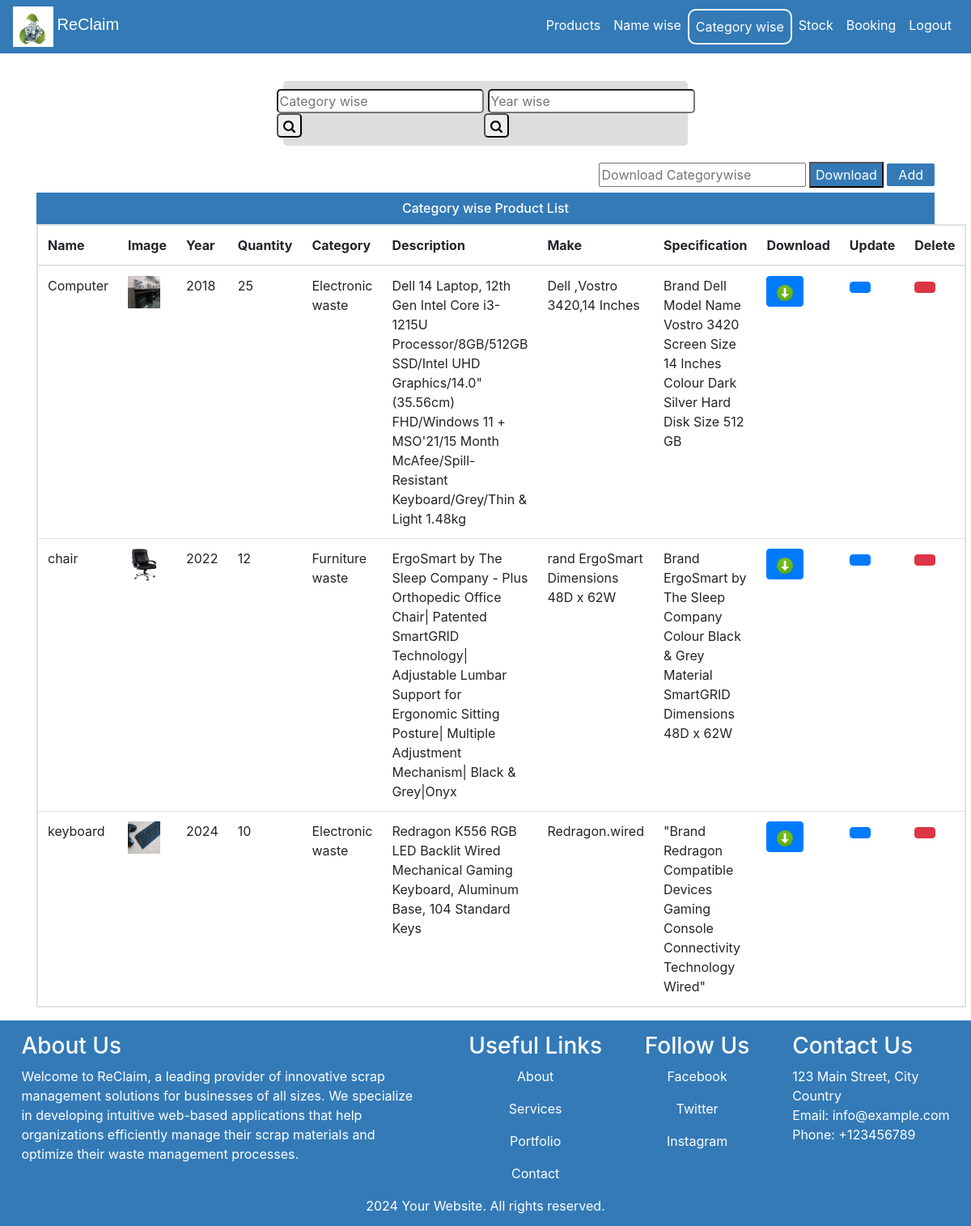
Screenshot of /cseller-home (signed in) with the database file from the repository.
### ecom/models.py (models this page shows, shortened)
class Product(models.Model):
	STATUS =(
        ('Electronic waste','Electronic waste'),
        ('Furniture waste','Furniture waste'),
        ('Paper waste','Paper waste'),
		)
	name=models.CharField(max_length=40)
	user_id=models.CharField(max_length=40)
	product_image= models.ImageField(upload_to='product_image/',null=True,blank=True)
	price = models.PositiveIntegerField()
	quantity = models.PositiveIntegerField()
	description=models.CharField(max_length=300)
	year = models.CharField(max_length=5,null=True)
	make = models.CharField(max_length=50,null=True)
	spec=models.CharField(max_length=100,null=True)
	cat=models.CharField(max_length=50,null=True,choices=STATUS)

### ecom/views.py (the view)
# urls.py: path('cseller-home', views.cseller_home_view,name='cseller-home'),
@login_required(login_url='sellerlogin')
@user_passes_test(is_seller)
def cseller_home_view(request):
    products=models.Product.objects.all().filter(user_id = request.user.id)
    if 'product_ids' in request.COOKIES:
        product_ids = request.COOKIES['product_ids']
        counter=product_ids.split('|')
        product_count_in_cart=len(set(counter))
    else:
        product_count_in_cart=0
    return render(request,'ecom/csseller_products.html',{'products':products})

### ecom/views.py (called while the page is built)
def is_seller(user):
    return user.groups.filter(name='SELLER').exists()

### templates/ecom/csseller_products.html (shortened to what this page needs)
<!DOCTYPE html>
{% load static %}
<html lang="en">
  <head>
    <link
      rel="stylesheet"
      href="https://stackpath.bootstrapcdn.com/bootstrap/4.3.1/css/bootstrap.min.css"
    />
    <link
      rel="stylesheet"
      href="https://maxcdn.bootstrapcdn.com/font-awesome/4.7.0/css/font-awesome.min.css"
    />
  </head>
  <body>
    <div class="bs-example">
      <div
        class="navbar navbar-expand-md navbar-dark fixed-top"
        style="background: #337ab7"
      >
        <div>
          <img
            style="width: 50px; height: 50px;"
            src="../../static/images/header.jpeg"
            alt=""
          />
          <a href="/" class="navbar-brand">ReClaim</a>
        </div>
        <div
          class="collapse navbar-collapse"
          id="navbarCollapse"
          style="display: flex; justify-content: right"
        >
          <div class="navbar-nav">
            <a
              href="/seller-products"
              style="color: white"
              class="nav-item nav-link"
              >Products</a
            >
            <a
              href="/seller-home"
              style="color: white"
              class="nav-item nav-link"
              >Name wise</a
            >
            <a
              id="categorywise"
              href="/cseller-home"
              style="color: white"
              class="nav-item nav-link"
              >Category wise</a
            >
            <a
              href="/seller-stocks"
              style="color: white"
              class="nav-item nav-link"
              >Stock</a
            >
            <a
              href="/seller-view-booking"
              style="color: white"
              class="nav-item nav-link"
              >Booking</a
            >
            <a style="color: white" class="nav-item nav-link" href="slogout"
              >Logout</a
            >
          </div>
        </div>
      </div>
      {% block content %}
      <div style="margin-top: 100px; min-height: 86vh">
        <div
          style="
            display: flex;
            width: 500px;
            margin: 0px auto;
            padding: 20px;
            padding: 10px 0px;
            background-color: #dddddd;
            border-radius: 5px;
            justify-content: center;
          "
        >
          <form action="/scsearch" method="get">
            <input
              class="navbar-input col-xs-11"
              type="search"
              style="border-radius: 5px"
              placeholder="Category wise"
              name="query"
              id="query"
            />
            <button
              style="border-radius: 5px"
              class="navbar-button col-xs-1"
              type="submit"
            >
            </button>
          </form>
          <form action="/dsearch" method="get">
            <input
              class="navbar-input col-xs-11"
              type="search"
              style="border-radius: 5px; margin-left: 5px"
              placeholder="Year wise"
              name="query"
              id="query"
            />
            <button
              style="border-radius: 5px"
              class="navbar-button col-xs-1"
              type="submit"
            >
            </button>
          </form>
        </div>
        <div style="margin-top: 20px" class="container">
          <div class="panel panel-primary">
            <form
              style="text-align: right; margin: 6px 0px"
              name="myform"
              action="/download-catwise"
              method="get"
            >
              <input
                type="text"
                placeholder="Download Categorywise"
                name="query"
                id="query"
              />
              <button
                style="
                  padding: 2px 6px;
                  color: white;
                  background-color: #337ab7;
                "
                class="navbar-button col-xs-1"
                type="submit"
              >
                Download
              </button>
              <a
                style="
                  padding: 4px 14px;
                  border-radius: 2px;
                  color: white;
                  border-color: #337ab7;
                  outline-color: #337ab7;
                  background-color: #337ab7;
                "
                href="/seller-add-product"
                class=""
              >
                Add
              </a>
            </form>
            <div class="panel-heading">
              <h6
                style="
                  text-align: center;
                  background-color: #337ab7;
                  color: white;
                  padding: 10px 0px;
                "
                class="panel-title"
              >
                Category wise Product List
              </h6>
            </div>
            <table
              class="table table-hover"
              style="border: 2px solid #dee2e6; margin-top: -8px"
              id="dev-table"
            >
              <thead>
                <tr>
                  <th>Name</th>
                  <th>Image</th>
                  <th>Year</th>
                  <th>Quantity</th>
                  <th>Category</th>
                  <th>Description</th>
                  <th>Make</th>
                  <th>Specification</th>
                  <th>Download</th>
                  <th>Update</th>
                  <th>Delete</th>
                </tr>
              </thead>
              {% for p in products %} {% if p %}
              <tr>
                <td>{{p.name}}</td>
                <td>
                  <img
                    src="{% static p.product_image.url %}"
                    alt="Profile Pic"
                    height="40px"
                    width="40px"
                  />
                </td>
                <td>{{p.year}}</td>
                <td>{{p.quantity}}</td>
                <td>{{p.cat}}</td>
                <td>{{p.description}}</td>
                <td>{{p.make}}</td>
                <td>{{p.spec}}</td>
                <td>
                  <a
                    class="btn btn-primary btn-xs"
                    href="{% url 'ndownload' p.id  %}"
                    ><img src="static/images/1.jpg" height="20px" width="20px"
                  /></a>
                </td>
                <td>
                  <a
                    class="btn btn-primary btn-xs"
                    href="{% url 'supdate-product' p.id  %}"
                    ></a>
                </td>
                <td>
                  <a
                    class="btn btn-danger btn-xs"
                    href="{% url 'sdelete-product' p.id  %}"
                    ></a>
                </td>
              </tr>
              {%else%}
              <br /><br /><br />
              <h1>no products</h1>
              {% endif %} {% endfor %}
            </table>
          </div>
        </div>
      </div>
      <div style="margin-bottom: -72px">{% include "ecom/footer.html" %}</div>
      {% endblock content %}
    </div>
  </body>
</html>

### templates/ecom/csseller_products.html (style rules this page uses)
.bs-example { margin: 0px; }
.navbar-brand { font-size: 20px; font-family: sans-serif; }

### rows the page displays
Product: name "Computer", product_image (picture), year "2018", quantity "25", cat "Electronic waste", description "Dell 14 Laptop, 12th Gen Intel Core i3-1215U Processor/8GB/512GB SSD/Intel UHD Graphics/14.0\"(35.56cm) FHD/Windows 11 + MSO'21/15 Month McAfee/Spill-Resistant Keyboard/Grey/Thin & Light 1.48kg", make "Dell ,Vostro 3420,14 Inches", spec "Brand Dell Model Name Vostro 3420 Screen Size 14 Inches Colour Dark Silver Hard Disk Size 512 GB"
Product: name "chair", product_image (picture), year "2022", quantity "12", cat "Furniture waste", description "ErgoSmart by The Sleep Company - Plus Orthopedic Office Chair| Patented SmartGRID Technology| Adjustable Lumbar Support for Ergonomic Sitting Posture| Multiple Adjustment Mechanism| Black & Grey|Onyx", make "rand ErgoSmart Dimensions 48D x 62W", spec "Brand ErgoSmart by The Sleep Company Colour Black & Grey Material SmartGRID Dimensions 48D x 62W"
Product: name "keyboard", product_image (picture), year "2024", quantity "10", cat "Electronic waste", description "Redragon K556 RGB LED Backlit Wired Mechanical Gaming Keyboard, Aluminum Base, 104 Standard Keys", make "Redragon.wired", spec "\"Brand Redragon Compatible Devices Gaming Console Connectivity Technology Wired\""
